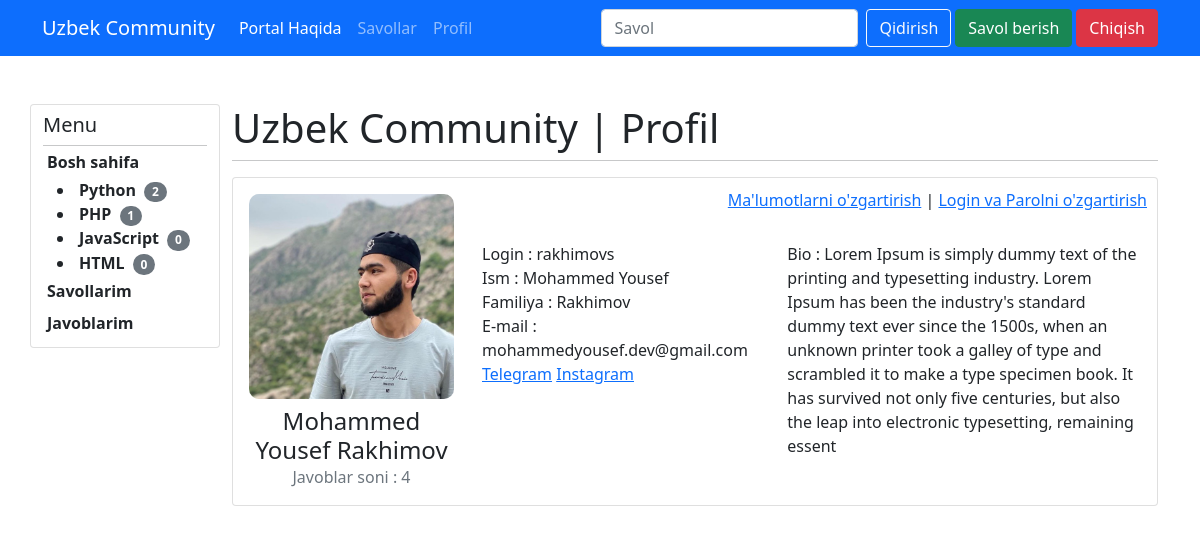
The page /user/profile (signed in) on the database its author committed.
### app/models.py (models this page shows, shortened)
class Category(models.Model):
    name = models.CharField(max_length=255)

### users/models.py (models this page shows, shortened)
class Profile(models.Model):
    user = models.ForeignKey(User, on_delete=models.CASCADE)
    first_name = models.CharField(max_length=150, null=True, blank=True)
    last_name = models.CharField(max_length=150, null=True, blank=True)
    bio = models.TextField(max_length=350, null=True, blank=True)
    email = models.EmailField(max_length=150, null=True, blank=True)
    picture = models.ImageField(default='profile.jpg')
    telegram = models.CharField(max_length=300, null=True, blank=True)
    instagram = models.CharField(max_length=300, null=True, blank=True)
    facebook = models.CharField(max_length=300, null=True, blank=True)
    rating = models.IntegerField(default='0')

### users/views.py (the view)
# urls.py: path("profile", profilePage, name="profile"),
@login_required(login_url='login')
def profilePage(request):
    categories = Category.objects.all()
    try:
        profile = Profile.objects.get(user=request.user)
    except:
        profile = Profile.objects.create(
            user=request.user
        )
    rating = Reply.objects.filter(owner=request.user).count()
    return render(request, 'users/profile.html', {'categories': categories, 'profile':profile, 'rating':rating})

### users/templates/users/profile.html (shortened to what this page needs)
{% extends "base.html" %}
{% block content %}
            <div class="col-sm-10 ">
                <h1>Uzbek Community | Profil</h1>
                <hr class="m-0">
                <div class="card mt-3 p-3">
                    <div class="position-absolute" style="right: 10px; top:10px">
                        <a href="{% url 'edit-profile' %}">Ma'lumotlarni o'zgartirish</a> | <a href="{% url 'edit-personal' %}">Login va Parolni o'zgartirish</a>
                    </div>
                    <div class="row">
                        <div class="col-3">
                            <img style="width: 100%; border-radius: 10px;" class="mb-2" src="{{profile.picture.url}}" alt="">
                            <div class="name m-0 h4 text-center">
                                {{profile.first_name}}  {{profile.last_name}}
                            </div>
                            <div class="m-0 text-center text-muted">
                                Javoblar soni : {{rating}}
                            </div>
                        </div>
                        <div class="col-4 p-3 pt-5">
                            <div>
                                <div>
                                    Login : {% if profile.user.username %} {{profile.user.username}} {% else %} Kiritilmagan {% endif %}
                                </div>
                            </div>
                            <div>
                                Ism : {% if profile.first_name %} {{profile.first_name}} {% else %} Kiritilmagan {% endif %}
                            </div>
                            <div>
                                Familiya : {% if profile.last_name %} {{profile.last_name}} {% else %} Kiritilmagan {% endif %}
                            </div>
                            <div>
                                E-mail : {% if profile.email %} {{profile.email}} {% else %} Kiritilmagan {% endif %}
                            </div>
                            <div>
                                 {% if profile.telegram %} <a href="{{profile.telegram}}">Telegram</a> {% endif %}
                                 {% if profile.instagram %} <a href="{{profile.instagram}}">Instagram</a> {% endif %}
                            </div>
                        </div>
                        <div class="col-5 p-3 pt-5">
                            <div>
                                Bio : {% if profile.bio %} {{profile.bio}} {% else %} Kiritilmagan {% endif %}
                            </div>
                        </div>
                    </div>
                </div>
            </div>
{% endblock content %}

### templates/base.html (shortened to what this page needs)
<!doctype html>
<html lang="en">
  <head>
    <link href="https://cdn.jsdelivr.net/npm/bootstrap@5.0.2/dist/css/bootstrap.min.css" rel="stylesheet">
  </head>
  <body>
    <nav class="navbar navbar-expand-lg navbar-dark bg-primary mb-5">
        <div class="container">
          <a class="navbar-brand" href="{% url 'home' %}">Uzbek Community</a>
          <div class="collapse navbar-collapse" id="navbarScroll">
            <ul class="navbar-nav me-auto my-2 my-lg-0 navbar-nav-scroll" style="--bs-scroll-height: 100px;">
              <li class="nav-item">
                <a class="nav-link active" aria-current="page" href="#">Portal Haqida</a>
              </li>
              <li class="nav-item">
                <a class="nav-link" href="{% url 'home' %}">Savollar</a>
              </li>
              {% if request.user.is_authenticated %}
              <li class="nav-item">
                <a class="nav-link" href="{% url 'profile' %}">Profil</a>
              </li>
              {% endif %}
            </ul>
            <form class="d-flex" action="{% url 'home' %}">
              <input class="form-control me-2" type="search" name="q" placeholder="Savol" aria-label="So'rov">
              <button class="btn btn-outline-light" type="submit">Qidirish</button>
            </form>
            <a href="{% url 'question-room' %}" class="ms-1 btn btn-success">Savol berish</a>
            {% if request.user.is_authenticated %}
            <a href="{% url 'logout' %}" class="ms-1 btn btn-danger">Chiqish</a>
            {% else %}
            <a href="{% url 'login' %}" class="ms-1 btn btn-light">Kirish</a>
            {% endif %}
          </div>
        </div>
      </nav>
      <div class="container h-100">
        <div class="row h-100">
            <div class="col-lg-2 h-100 py-2 card  sticky-top" style="top: 20px;" id="left">
                <h5 class="">Menu</h5>
                <hr class="m-0">
                <a class="text-dark text-decoration-none fw-bold p-1" href="{% url 'home' %}">
                    Bosh sahifa
                </a>
                <ul class="m-0">
                    {% for cat in categories %}
                        <li>
                            <a class="text-dark text-decoration-none fw-bold p-1" href="{% url 'home' %}?category={{cat.name}}">
                                {{cat.name}}
                            </a>
                            <span class="badge  rounded-pill bg-secondary">
                                 {{cat.question_set.count}}
                            </span>
                        </li>
                    {% endfor %}
                </ul>
                {% if request.user.is_authenticated %}
                  <a class="text-dark text-decoration-none fw-bold p-1 m-0" href="{% url 'questions' %}">
                    Savollarim
                  </a>
                  <a class="text-dark text-decoration-none fw-bold p-1 m-0" href="{% url 'answers' %}">
                    Javoblarim
                  </a>
                {% else %}
                <a class="text-dark text-decoration-none fw-bold p-1 m-0" href="{% url 'registration' %}">
                  Ro'yxatdan o'tish
                </a>
                {% endif %}
            </div>
    {% block content %}
    {% endblock content %}
</div>
</div>
  </body>
</html>

### rows shown on the page
Category: name "Python", question_set.count "2"
Category: name "PHP", question_set.count "1"
Category: name "JavaScript", question_set.count "0"
Category: name "HTML", question_set.count "0"
Profile: picture (picture), first_name "Mohammed Yousef", last_name "Rakhimov", user.username "rakhimovs", email "mohammedyousef.dev@gmail.com", bio "Lorem Ipsum is simply dummy text of the printing and typesetting industry. Lorem Ipsum has been the industry's standard dummy text ever since the 1500s, when an unknown printer took a galley of type and scrambled it to make a type specimen book. It has survived not only five centuries, but also the leap into electronic typesetting, remaining essent"

### other values the page prints
{{ rating }} "4"
